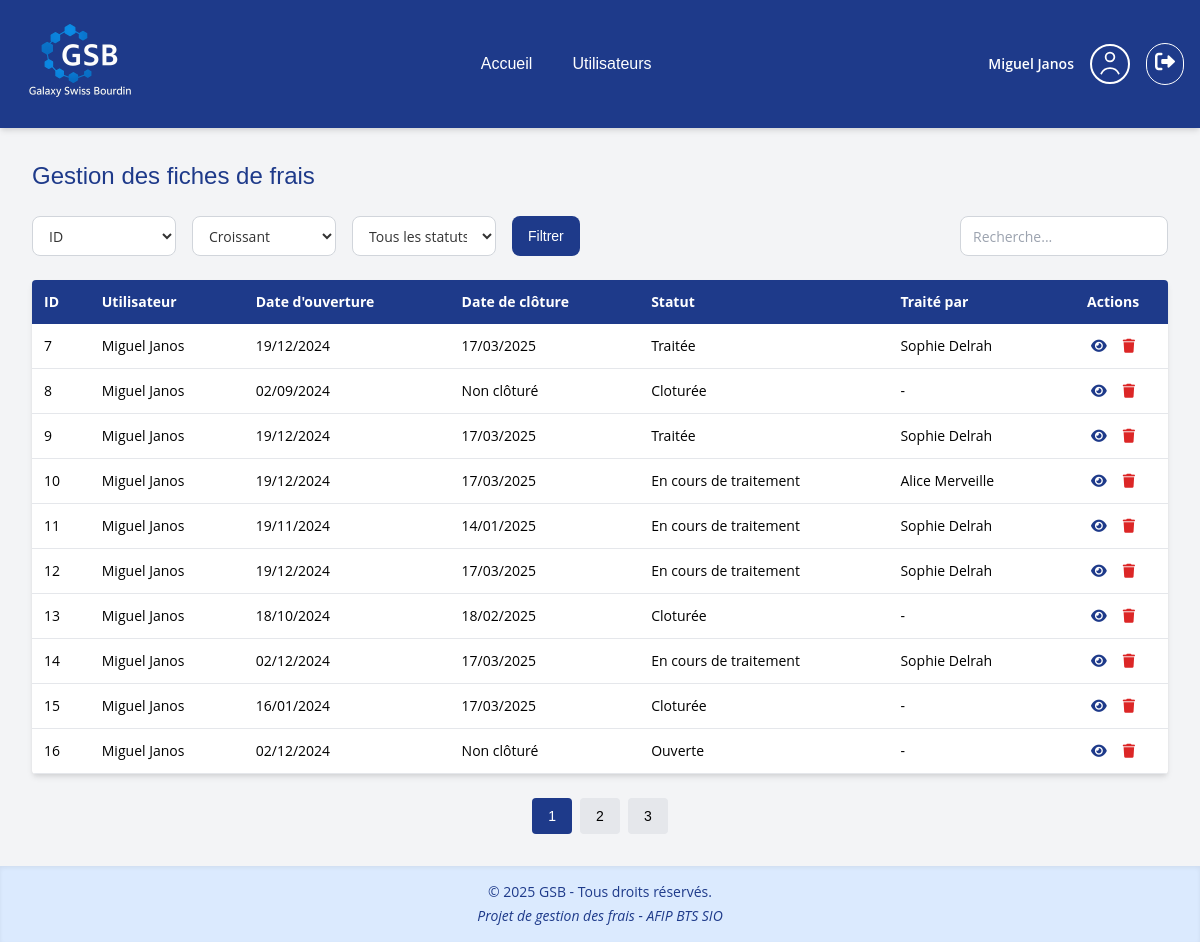
Page /Gestion_des_frais/views/fiches/gestion_fiche.php (signed in) on the committed database.
### tables this page shows
CREATE TABLE `fiches` (
  `id_fiches` int(11) NOT NULL,
  `id_users` int(11) NOT NULL,
  `op_date` date NOT NULL,
  `cl_date` date DEFAULT NULL,
  `status_id` int(11) NOT NULL,
  `id_comptable` int(11) DEFAULT NULL,
  `total_frais` decimal(10,2) NOT NULL DEFAULT 0.00,
  `total_rembourse` decimal(10,2) NOT NULL DEFAULT 0.00
);

CREATE TABLE `users` (
  `id_user` int(11) NOT NULL,
  `user_firstname` varchar(30) NOT NULL,
  `user_lastname` varchar(30) NOT NULL,
  `user_email` varchar(40) NOT NULL,
  `user_password` varchar(255) NOT NULL,
  `id_role` int(11) NOT NULL
);

CREATE TABLE `status_fiche` (
  `status_id` int(11) NOT NULL,
  `name_status` varchar(25) NOT NULL
);

### Gestion_des_frais/views/fiches/gestion_fiche.php (the view, shortened to what this page needs)
<?php
require_once('../../pdo/bdd.php');
$user = $_SESSION['user'];
$user_role = $user['role'];
$is_comptable = ($user_role === 'Comptable');
$limit = 10;
$page = isset($_GET['page']) && is_numeric($_GET['page']) ? (int)$_GET['page'] : 1;
$offset = ($page - 1) * $limit;
$order = $_GET['order'] ?? 'asc';
$sortBy = $_GET['sortBy'] ?? 'id_fiches';
$status = $_GET['status'] ?? ($is_comptable ? 'Ouverte' : '');
$search = $_GET['search'] ?? '';
$sql = "SELECT f.*,
               u.user_firstname, u.user_lastname,
               s.name_status as status,
               c.user_firstname AS comptable_firstname,
               c.user_lastname AS comptable_lastname
        FROM fiches f
        LEFT JOIN users u ON f.id_users = u.id_user
        LEFT JOIN status_fiche s ON f.status_id = s.status_id
        LEFT JOIN users c ON f.id_comptable = c.id_user
        WHERE 1=1";
$sql .= " ORDER BY $sortBy $order LIMIT :limit OFFSET :offset";
$stmt = $cnx->prepare($sql);
$stmt->bindValue(':limit', $limit, PDO::PARAM_INT);
$stmt->bindValue(':offset', $offset, PDO::PARAM_INT);
$stmt->execute();
$fiches = $stmt->fetchAll(PDO::FETCH_ASSOC);
$countSql = "SELECT COUNT(*) FROM fiches f
             LEFT JOIN users u ON f.id_users = u.id_user
             LEFT JOIN status_fiche s ON f.status_id = s.status_id
             WHERE 1=1";
$countStmt = $cnx->prepare($countSql);
$countStmt->execute();
$totalFiches = $countStmt->fetchColumn();
$totalPages = max(ceil($totalFiches / $limit), 1);
$baseUrl = "gestion_fiche.php?sortBy=$sortBy&order=$order&status=$status&search=" . urlencode($search);
?>
<!DOCTYPE html>
<html lang="fr">
<head>
    <link href="https://cdn.jsdelivr.net/npm/tailwindcss@2.2.19/dist/tailwind.min.css" rel="stylesheet">
    <link rel="stylesheet" href="https://cdnjs.cloudflare.com/ajax/libs/font-awesome/6.0.0/css/all.min.css">
    <link rel="stylesheet" href="../../public/css/style.css">
</head>
<body class="page-admin bg-gray-100 font-body">
<?php
$menuFile = '';
if ($user_role === 'Administrateur') {
    $menuFile = '../../includes/menu_admin.php';
} elseif ($user_role === 'Comptable') {
    $menuFile = '../../includes/menu_comptable.php';
} elseif ($user_role === 'Visiteur') {
    $menuFile = '../../includes/menu_visiteur.php';
}
if (!empty($menuFile) && file_exists($menuFile)) {
    include($menuFile);
}
?>
<div class="p-8">
    <h1 class="text-2xl font-title text-gsb-blue mb-6">Gestion des fiches de frais</h1>
    <form method="get" class="flex flex-wrap justify-between items-end mb-6 gap-y-4">
        <div class="flex flex-wrap items-end gap-4">
            <select name="sortBy" class="form-input w-36 h-[40px] text-sm">
            <option value="id_fiches" <?= $sortBy == 'id_fiches' ? 'selected' : '' ?>>ID</option>
            </select>
            <select name="order" class="form-input w-36 h-[40px] text-sm">
            <option value="asc" <?= $order == 'asc' ? 'selected' : '' ?>>Croissant</option>
            </select>
            <select name="status" class="form-input w-36 h-[40px] text-sm">
            <option value="">Tous les statuts</option>
            </select>
            <button type="submit" class="btn-primary h-[40px] text-sm">Filtrer</button>
        </div>
        <div class="flex">
            <input type="text" name="search" placeholder="Recherche..." value="<?= htmlspecialchars($search) ?>" class="form-input w-52 h-[40px] text-sm" />
        </div>
    </form>
    <div class="bg-white rounded shadow-md overflow-hidden">
        <table class="w-full border-collapse text-sm font-body">
            <thead class="bg-gsb-blue text-white">
                <tr>
                    <th class="p-3 text-left">ID</th>
                    <th class="p-3 text-left">Utilisateur</th>
                    <th class="p-3 text-left">Date d'ouverture</th>
                    <th class="p-3 text-left">Date de clôture</th>
                    <th class="p-3 text-left">Statut</th>
                    <?php if ($user_role === 'Administrateur'): ?>
                        <th class="p-3 text-left">Traité par</th>
                    <?php endif; ?>
                    <th class="p-3 text-center">Actions</th>
                </tr>
            </thead>
            <tbody>
                <?php foreach ($fiches as $fiche): ?>
                    <tr class="border-b hover:bg-gray-50 transition">
                        <td class="p-3"><?= $fiche['id_fiches'] ?></td>
                        <td class="p-3"><?= htmlspecialchars($fiche['user_firstname'] . ' ' . $fiche['user_lastname']) ?></td>
                        <td class="p-3"><?= date('d/m/Y', strtotime($fiche['op_date'])) ?></td>
                        <td class="p-3"><?= $fiche['cl_date'] ? date('d/m/Y', strtotime($fiche['cl_date'])) : 'Non clôturé' ?></td>
                        <td class="p-3"><?= htmlspecialchars($fiche['status']) ?></td>
                        <?php if ($user_role === 'Administrateur'): ?>
                            <td class="p-3">
                                <?= !empty($fiche['comptable_firstname'])
                                    ? htmlspecialchars($fiche['comptable_firstname'] . ' ' . $fiche['comptable_lastname'])
                                    : '-' ?>
                            </td>
                        <?php endif; ?>
                        <td class="p-3 text-center">
                            <div class="flex justify-center space-x-4">
                                <?php
                                    $isVisiteur = ($_SESSION['user']['role'] === 'Visiteur');
                                    if ($fiche['status_id'] != 2) {
                                        $ficheUrl = "edit_fiche.php?id={$fiche['id_fiches']}&source=gestion_fiche";
                                    } else {
                                        $ficheUrl = $isVisiteur
                                            ? "fiche_frais.php?id_fiche={$fiche['id_fiches']}&source=visiteur"
                                            : "fiche_frais.php?id_fiche={$fiche['id_fiches']}&source=gestion_fiche";
                                    }
                                ?>
                                <a href="<?= $ficheUrl ?>" class="text-gsb-blue hover:text-gsb-light">
                                    <i class="fas fa-eye"></i>
                                </a>
                                <a href="edit_fiche.php?id=<?= $fiche['id_fiches'] ?>&source=gestion_fiche&<?= htmlspecialchars($currentQueryString) ?>" class="text-red-600 hover:text-red-800">
                                    <i class="fas fa-trash"></i>
                                </a>
                            </div>
                        </td>
                    </tr>
                <?php endforeach; ?>
            </tbody>
        </table>
    </div>
    <div class="mt-6 flex justify-center gap-2">
        <?php for ($i = 1; $i <= $totalPages; $i++): ?>
            <a href="<?= $baseUrl ?>&page=<?= $i ?>" class="px-4 py-2 rounded font-ui text-sm <?= $i == $page ? 'bg-gsb-blue text-white' : 'bg-gray-200 hover:bg-gray-300' ?>">
                <?= $i ?>
            </a>
        <?php endfor; ?>
    </div>
</div>
<?php include('../../includes/footer.php'); ?>
</body>

### Gestion_des_frais/public/css/style.css (style rules this page uses)
.font-title { font-family: 'Rajdhani', sans-serif; }
.font-ui { font-family: 'Rubik', sans-serif; }
.font-body { font-family: 'Open Sans', sans-serif; }
.form-input { height: 40px; padding: 0.5rem 0.75rem; font-size: 0.875rem; font-family: 'Open Sans', sans-serif; border-radius: 0.5rem; border: 1px solid #d1d5db; background-color: white; color: #333; box-sizing: border-box; }
.btn-primary { height: 40px; padding: 0 1rem; font-size: 0.875rem; font-family: 'Rubik', sans-serif; font-weight: 500; background-color: var(--gsb-blue); color: white; border: none; border-radius: 0.5rem; cursor: pointer; transition: background-color 0.3s ease; }
:root { --gsb-blue-dark: #0D1C2E; --gsb-blue: #1E3A8A; --gsb-blue-light: #3B82F6; --gsb-hover: #facc15; }
.bg-gsb-blue { background-color: var(--gsb-blue); }
.text-gsb-blue { color: var(--gsb-blue); }
html, body { height: 100%; }
body { display: flex; flex-direction: column; }

### rows in the picture
fiches: id_fiches "7", id_users.user_lastname "Miguel Janos", op_date "19/12/2024", cl_date "17/03/2025", status.name_status "Traitée", id_comptable.user_lastname "Sophie Delrah"
fiches: id_fiches "8", id_users.user_lastname "Miguel Janos", op_date "02/09/2024", shows "Non clôturé", status.name_status "Cloturée"
fiches: id_fiches "9", id_users.user_lastname "Miguel Janos", op_date "19/12/2024", cl_date "17/03/2025", status.name_status "Traitée", id_comptable.user_lastname "Sophie Delrah"
fiches: id_fiches "10", id_users.user_lastname "Miguel Janos", op_date "19/12/2024", cl_date "17/03/2025", status.name_status "En cours de traitement", id_comptable.user_lastname "Alice Merveille"
fiches: id_fiches "11", id_users.user_lastname "Miguel Janos", op_date "19/11/2024", cl_date "14/01/2025", status.name_status "En cours de traitement", id_comptable.user_lastname "Sophie Delrah"
fiches: id_fiches "12", id_users.user_lastname "Miguel Janos", op_date "19/12/2024", cl_date "17/03/2025", status.name_status "En cours de traitement", id_comptable.user_lastname "Sophie Delrah"
fiches: id_fiches "13", id_users.user_lastname "Miguel Janos", op_date "18/10/2024", cl_date "18/02/2025", status.name_status "Cloturée"
fiches: id_fiches "14", id_users.user_lastname "Miguel Janos", op_date "02/12/2024", cl_date "17/03/2025", status.name_status "En cours de traitement", id_comptable.user_lastname "Sophie Delrah"
fiches: id_fiches "15", id_users.user_lastname "Miguel Janos", op_date "16/01/2024", cl_date "17/03/2025", status.name_status "Cloturée"
fiches: id_fiches "16", id_users.user_lastname "Miguel Janos", op_date "02/12/2024", shows "Non clôturé", status.name_status "Ouverte"

### other values in the picture
$_SESSION['user']['firstname'] . ' ' . $_SESSION['user']['lastname'] "Miguel Janos"
